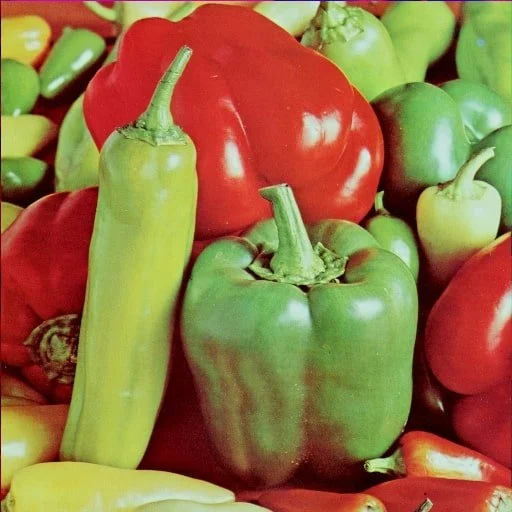
#> input picture imagens/peppers.webp, 512 x 512 px, found by its file name; its folder holds only this picture in this run
$ python arnold_melhorado.py
#> lines starting #> are read from the running program, lines starting #| are printed output that depends on the picture
#> in image_to_array, img is the input picture: PIL image 512x512 RGB; mean R, G, B 150, 115.8, 67.1
### matrizes_operations/util.py
from PIL import Image
import numpy as np


# [85 lines left out: functions periodo, expoente_modular, recuperar_imagem, inverso_modular_det, calcular_inversa, image_to_array and 1 more, not called in this run]


# [3 lines that do not run on import are left out]

### matrizes_operations/difusao.py
from PIL import Image
import numpy as np
import os
import sys


from pathlib import Path

# Define a pasta raiz do projeto de forma robusta
raiz_projeto = Path(__file__).resolve().parent.parent

if str(raiz_projeto) not in sys.path:
    sys.path.append(str(raiz_projeto))


from matrizes_operations.util import *

def gerar_matriz_hill_valida(chave_dh):
    """
    Gera uma matriz 3x3 inteira a partir da chave Diffie-Hellman
    garantindo que ela seja inversível no módulo 256.
    """
    # 1. Usamos a chave do DH como semente do gerador pseudoaleatório.
    # Como a semente é a mesma, emissor e receptor criarão a mesma sequência!
    # Convertemos para string e depois pegamos o hash/inteiro se for muito grande
    X = np.array([[1, 1, 1],
                  [1, 2, 2],
                  [2, 3, 4]])
    #semente = int(chave_dh) % (2**32 - 1)
    #rng = np.random.default_rng(semente)
    """
    while True:
        # Gerar 9 números aleatórios entre 0 e 255 para preencher a matriz 3x3
        matriz = rng.integers(0, 256, size=(3, 3))

        # Calcular o determinante arredondado para inteiro
        det = int(round(np.linalg.det(matriz)))
        det_mod_256 = det % 256

        # REGRA CRÍTICA DE ALGEBRA:
        # O mdc(det_mod_256, 256) precisa ser 1. Como 256 só divide por potências de 2,
        # o determinante no módulo 256 precisa ser apenas um NÚMERO ÍMPPAR e diferente de 0.
        if det_mod_256 != 0 and det_mod_256 % 2 != 0:
            return matriz
        # Se não for ímpar, o 'while' continua e o gerador cria outra de forma determinística
    """

    M = expoente_modular(X, chave_dh, 256)
    return M

def cifrar_com_chave_dh(img_array, chave_dh):
    # 1. Abre a imagem com o PIL

    img_np = img_array
    linhas, colunas, canais = img_np.shape

    # 2. Cria a matriz chave dinamicamente usando o segredo compartilhado
    K = gerar_matriz_hill_valida(chave_dh)
    #print("Matriz Hill Gerada Dinamicamente:\n", K)

    # 3. Vetorização para aplicar a Cifra de Hill sem usar laços 'for'
    pixels_vetorizados = img_np.reshape(-1, 3)
    pixels_cifrados = np.dot(pixels_vetorizados, K.T) % 256

    # 4. Reconstrói a imagem
    img_cifrada_np = pixels_cifrados.reshape(linhas, colunas, 3)
    return img_cifrada_np


# [81 lines left out: functions decifrar_com_chave_dh, difundir_canal, dedifundir_canal, difusao_avalanche, dedifusao_avalanche, not called in this run]


chave_secreta_dh = 983471298347192384712394817239481273912839

# Executa a difusão

### diffie_hellman/dh.py
import secrets

P_PRIMO = 32317006071311007300338956325460199088033048866170669550186560668636557348570216503102379051499596486001090333333379965023307619227566270960533367123164939023479093026330030501878988673721389814275990263489520448135894129531583008985161113601726055593883023023249058763073981881515555132204561026367332768560061956694851216016762319220970364955694300319777935293633887013890886569107936499815041470402123284562070119854743770335759160279822606830733574213348633452336069926425983807204564883445778841009101239856417757984333668784013401570776593509176378216174175376043906660601551347047714853036034173874312079089063
G_BASE = 2

def gerar_chave_privada():
    return secrets.randbelow(P_PRIMO - 2) + 2

def calcular_chave_publica(chave_privada):
    #Exponenciação ultra modular
    return pow(G_BASE, chave_privada, P_PRIMO)

def calcular_segredo_compartilhado(chave_privada_propria, chave_publica_compartilhada):

    return pow(chave_publica_compartilhada, chave_privada_propria, P_PRIMO)

### matrizes_operations/arnold_melhorado.py
import numpy as np


import os
import sys

from pathlib import Path

# Define a pasta raiz do projeto de forma robusta
raiz_projeto = Path(__file__).resolve().parent.parent

if str(raiz_projeto) not in sys.path:
    sys.path.append(str(raiz_projeto))

from matrizes_operations.util import *


def arnold_fast(img_array, k , matriz_base=None):
    """_summary_

    Args:
        img_array (_numpy.ndarray_): _imagem em array_
        k (_int_): _chave de criptografia -> chave única_
        matriz_base (_numpy.ndarray_, optional): _é a matriz base da criptografia, mas é  aconselhavel deixar a matriz base de fibonacci criada na função_. Defaults to None.

    Returns:
        _numpy.ndarray._: _imagem em array confundida com o gato de Arnold_
    """

    n = img_array.shape[0]
#> n = 512
    # Cria matrizes de índices x e y: [[0,1,2...], [0,1,2...]]
    x, y = np.meshgrid(np.arange(n), np.arange(n), indexing="ij")

    if matriz_base is None:
        matriz_base = np.array([[1, 1],
                      [1, 2]])
    k = k % periodo( matriz_base ,n)
#| 384
#> k = 171
    M = expoente_modular(matriz_base, k, n)
#> M = [[165, 456], [456, 109]]
    # [6 lines of commented-out code are left out]
    nx = (M[0, 0] * x + M[0, 1] * y) % n
    ny = (M[1, 0] * x + M[1, 1] * y) % n
    return img_array[nx, ny]
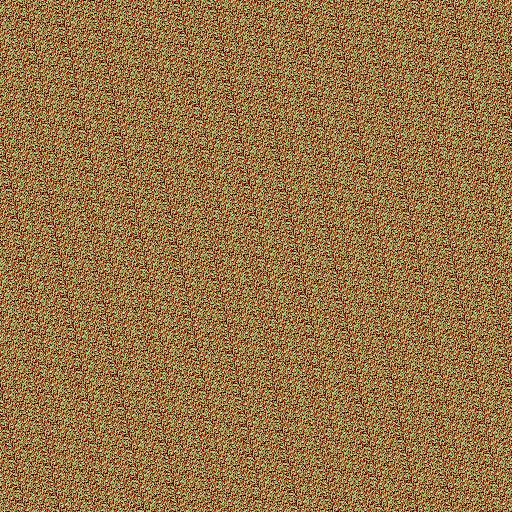
#> returned value: shape (512, 512, 3); mean of channels 0, 1, 2 150, 115.8, 67.1; drawn as R, G, B

def decript_arnold(img_array, k , matriz_base=None):
    """_summary_

    Args:
        img_array (_numpy.ndarray_): _imagem em array_
        k (_int_): _é o valor chave de criptografia -> chave única_
        matriz_base (_numpy.ndarray_, optional): _é a matriz base feita na criptografia, é aconselhavel deixar a função fazer o trabalho_. Defaults to None.

    Returns:
        _numpy.ndarray_: _imagem em array desconfundida com o processo inverso do gato de Arnold_
    """
    n = img_array.shape[0]

    x, y = np.meshgrid(np.arange(n), np.arange(n), indexing="ij")

    if matriz_base is None:
        matriz_base = np.array([[1, 1],
                                [1, 2]])
    p = periodo(matriz_base, n) #periodo dde Paincaré
    k = k % p
    M = expoente_modular(matriz_base, abs(p - k), n)

    nx = (M[0, 0] * x + M[0, 1] * y) % n
    ny = (M[1, 0] * x + M[1, 1] * y) % n
    #nx = (2*x - y) % n
    #ny = (-x + y) % n

    return img_array[nx, ny]


if __name__ == '__main__':
    from util import image_to_array
    from PIL import Image
    from difusao import *
    from diffie_hellman.dh import *
    chave = gerar_chave_privada()
    name = "peppers"
    img = image_to_array(f"/home/kauan-teles/Documentos/Algebra-Linear/aplication/imagens/{name}/{name}.webp")
    a = arnold_fast(img, chave)
    h = cifrar_com_chave_dh(img, chave)
#> in cifrar_com_chave_dh, `img_cifrada_np = pixels_cifrados.reshape(linhas, colunas, 3)`:
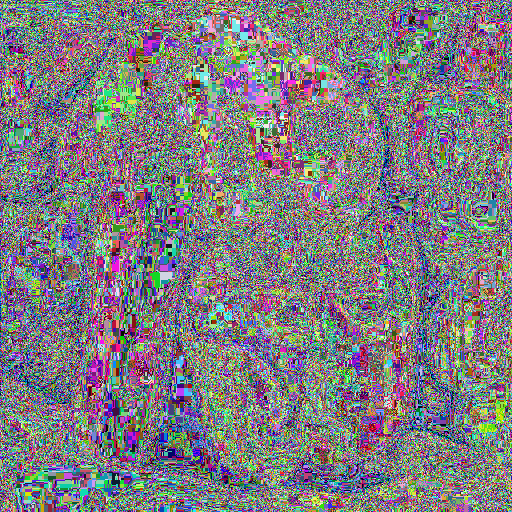
#> img_cifrada_np: shape (512, 512, 3) int64; mean of channels 0, 1, 2 126.1, 124, 128.3; drawn as R, G, B
    ah = cifrar_com_chave_dh(a, chave)
#> in cifrar_com_chave_dh (call 2), `img_cifrada_np = pixels_cifrados.reshape(linhas, colunas, 3)`:
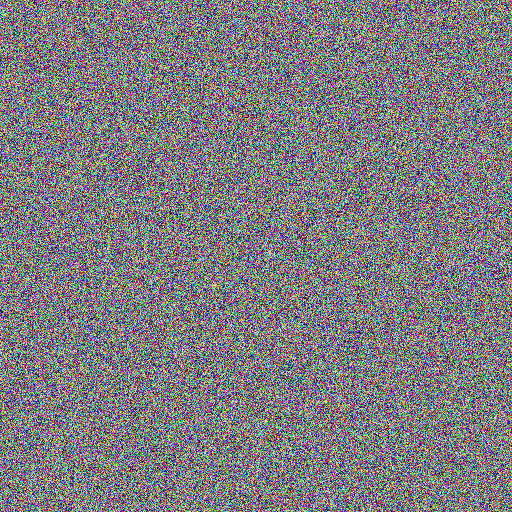
#> img_cifrada_np: shape (512, 512, 3) int64; mean of channels 0, 1, 2 126.1, 124, 128.3; drawn as R, G, B

    recuperar_imagem(a).save(f"/home/kauan-teles/Documentos/Algebra-Linear/aplication/imagens/{name}/{name}_arnold.png")
    recuperar_imagem(ah).save(f"/home/kauan-teles/Documentos/Algebra-Linear/aplication/imagens/{name}/{name}_arnold_and_hill.png")
    recuperar_imagem(h).save(f"/home/kauan-teles/Documentos/Algebra-Linear/aplication/imagens/{name}/{name}_hill.png")
